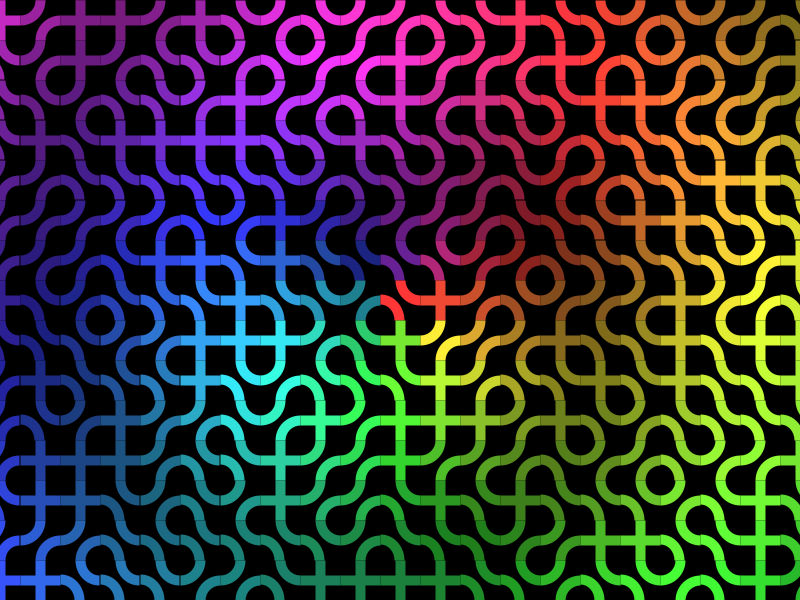
Frame 1 (no input)
Frame 60 (the mouse pressed at the canvas centre just before this capture): identical to frame 1, image omitted
Frame 120 (the mouse held since frame 60 and released just before this capture): identical to frame 1, image omitted

The Processing sketch that drew this single still picture (run headless with seeded random() and noise(); from frame 60 on, the mouse is pressed at the canvas centre):

// Processing sketch: tiling_ex
// ── tiling_ex.pde
// drag up and down the left edge to zoom
// drag across the bottom edge to rotate
// drag in the middle to pan

enum UIState {
  NEUTRAL, PANNING, SCALING, ROTATING;
}
UIState UIstate;

float viewScale;
float viewX, viewY;
float viewAng, viewCosAng, viewSinAng;

float seed;

void drawCell( int i, int j ) {
  float a = (atan2( j, i ) / TAU + 1.0) % 1.0;
  float r = sqrt( i*i + j*j );
  stroke( (a * 255 + 5*r) % 256.0, 200, 64 * (1.0 + cos( 0.7*r-a*TAU )) + 127 );
  // generate a random value between 0. and 1. based on (i,j)
  float x = abs((sin(i * 23.615709236 + j * 7.019563) * 12345.2834 + seed)) % 1.0;
  if( x >= 0.75 ) {
    line( -0.5, 0, 0.5, 0 );
    line( 0, -0.5, 0, 0.5 );
  } else {
    rotate( TAU/4 * floor(x*2/0.75) );
    arc( -0.5, -0.5, 1, 1, 0, TAU/4 );
    arc( 0.5, 0.5, 1, 1, TAU*0.5, TAU*0.75 );
  }
}

void draw() {
  background(0);
  strokeWeight( 0.25 );
  strokeCap( SQUARE );
  noFill();
  pushMatrix();
  translate( width*0.5, height*0.5 );
  scale( viewScale );
  rotate( viewAng );
  translate( -viewX, -viewY );

  float wrad = (width * 0.5) / viewScale;
  float hrad = (height * 0.5) / viewScale;
  float rad = sqrt( sq(wrad) + sq(hrad) );
  int left = (int)Math.floor( viewX - rad );
  int right = (int)Math.ceil( viewX + rad );
  int top = (int)Math.floor( viewY - rad );
  int bot = (int)Math.ceil( viewY + rad );
  
  for( int j=top; j<=bot; j++ )
    for( int i=left; i<=right; i++ ) {
      pushMatrix();
      translate( i, j );
      drawCell( i, j );
      popMatrix();
    }
  popMatrix();
  //fill( 42, mousePressed ? 255 : 0, 255 );
  //strokeWeight( 1.0 );
  //stroke( 0 );
  //translate( mouseX, mouseY );
  //rotate( -TAU/16 );
  //triangle( 0, 0, -10, 40, 10, 40 );
}

void setup() {
  orientation( PORTRAIT );
  size( 800, 600 );
//  fullScreen();
  
  colorMode( HSB );
  noStroke();
  
  viewScale = width / 20.0;
  viewX = 0.0;
  viewY = 0.0;
  viewAng = 0.0;
  viewCosAng = 1.0;
  viewSinAng = 0.0;
  
  UIstate = UIState.NEUTRAL;
  
  seed = random(1.0);
}

void mousePressed() {
  if( mouseX < width*0.10 )
    UIstate = UIState.SCALING;
  else if( mouseY > height*0.90 )
    UIstate = UIState.ROTATING;
  else
    UIstate = UIState.PANNING;
}

void mouseDragged() {
  if( UIstate == UIState.SCALING ) {
    float dy = 1.0 + (float)(pmouseY - mouseY) / height * 2.0;
    viewScale *= dy;
  } else if( UIstate == UIState.ROTATING ) {
    float da = (float)(pmouseX - mouseX) / height * 2.0;
    viewAng += da;
    viewCosAng = cos( viewAng );
    viewSinAng = sin( viewAng );
  } else if( UIstate == UIState.PANNING ) {
    float tx = (pmouseX - mouseX) / viewScale;
    float ty = (pmouseY - mouseY) / viewScale;
    float dx = viewCosAng * tx + viewSinAng * ty;
    float dy = -viewSinAng * tx + viewCosAng * ty;
    viewX += dx;
    viewY += dy;
  }
}

void mouseReleased() {
  UIstate = UIState.NEUTRAL;
}

void mouseWheel(MouseEvent event) {
  float e = event.getCount();
  viewScale /= pow( 1.10, e );
}
